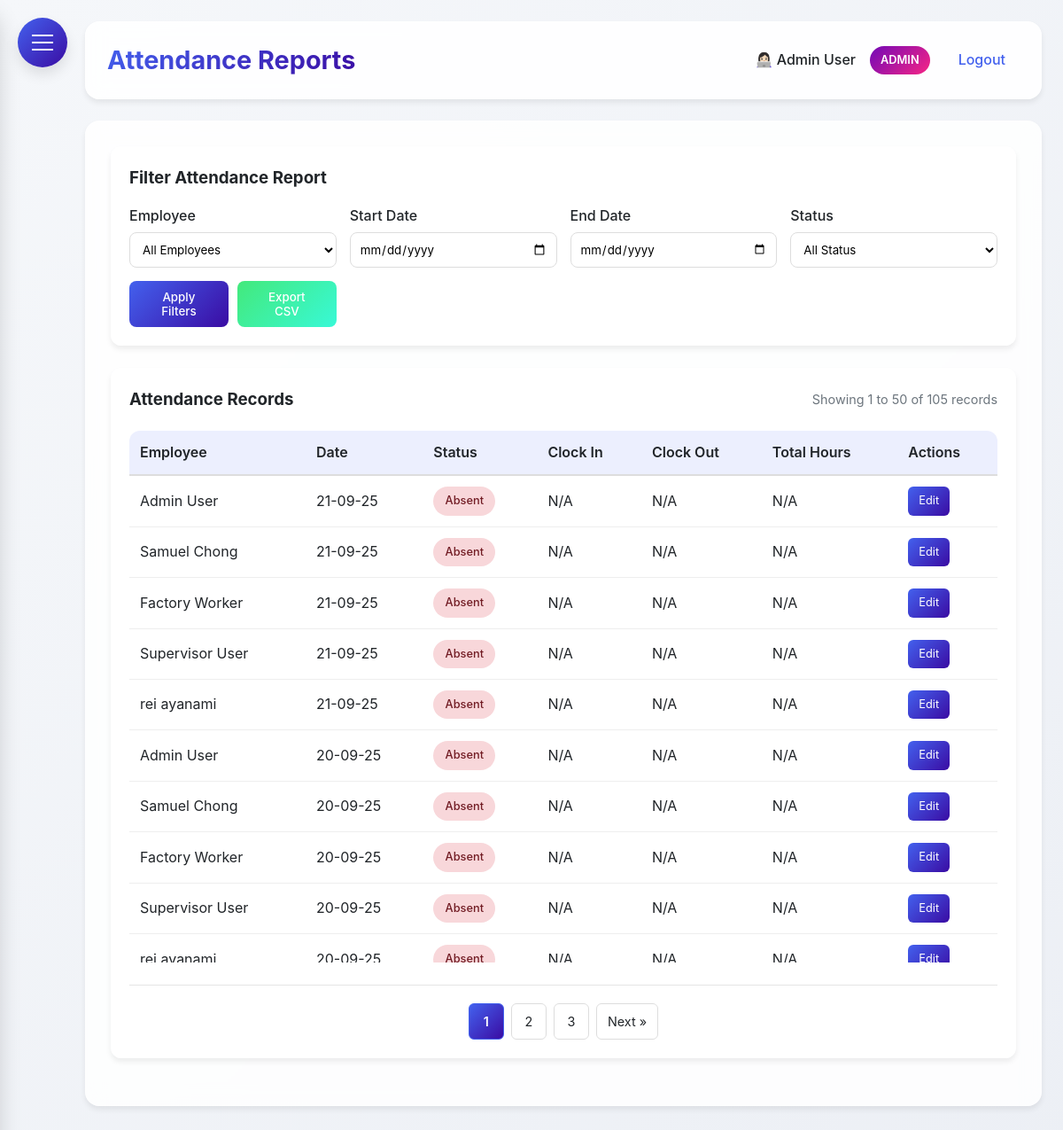
The app's page /reports (signed in), older data.
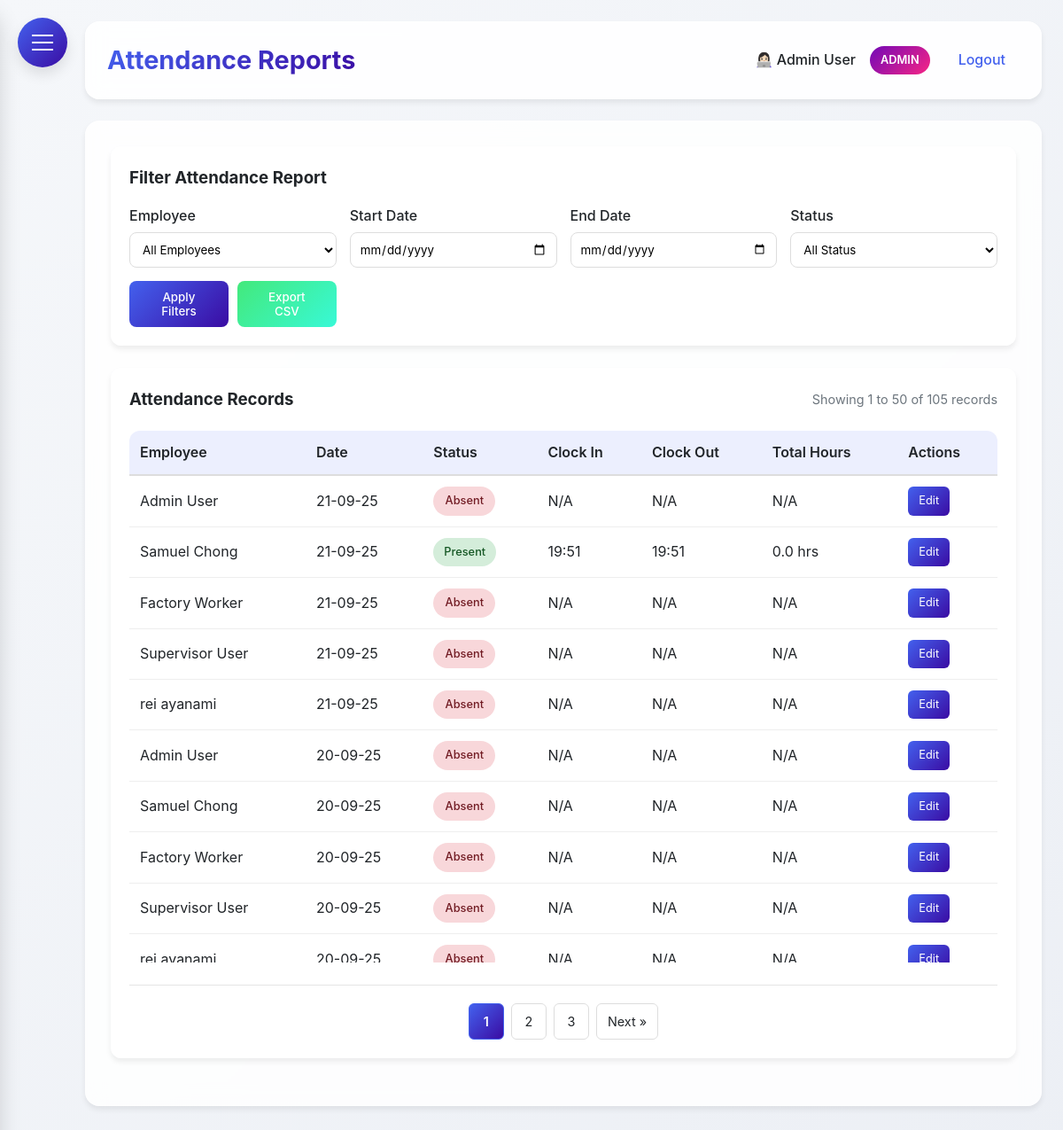
The same page, newer data.
### HerculesSystem.py (models this page shows, shortened)
class Employee(UserMixin, db.Model):
    id = db.Column(db.Integer, primary_key=True)
    username = db.Column(db.String(80), unique=True, nullable=False)
    password = db.Column(db.String(120), nullable=False)
    full_name = db.Column(db.String(120), nullable=False)
    email = db.Column(db.String(120), unique=True, nullable=False)
    nationality = db.Column(db.String(80), nullable=False)
    employee_id = db.Column(db.String(80), unique=True, nullable=False)
    hire_date = db.Column(db.Date)
    is_admin = db.Column(db.Boolean, default=False)
    user_type = db.Column(db.String(20), default='employee')
    last_clock_in = db.Column(db.DateTime)
    last_clock_out = db.Column(db.DateTime)
    last_lunch_start = db.Column(db.DateTime)
    last_lunch_end = db.Column(db.DateTime)
    leave_balances = db.relationship('LeaveBalance', back_populates='employee', lazy=True)

class TimeTracking(db.Model):
    __tablename__ = 'time_tracking'
    id = db.Column(db.Integer, primary_key=True)
    employee_id = db.Column(db.Integer, db.ForeignKey('employee.id'), nullable=False)
    action_type = db.Column(db.String(20), nullable=False)  #clock_in, clock_out, lunch_start, lunch_end
    timestamp = db.Column(db.DateTime, nullable=True)
    latitude = db.Column(db.Float, nullable=True)
    longitude = db.Column(db.Float, nullable=True)
    address = db.Column(db.String(200), nullable=True)
    status = db.Column(db.String(20), nullable=True)    # in/out office
    ip_address = db.Column(db.String(45), nullable=True)
    employee = db.relationship('Employee', backref=db.backref('time_entries', lazy=True))

### HerculesSystem.py (the view, shortened to what this page needs)
@app.route('/reports')
@login_required
def reports():
    if current_user.user_type not in ['admin', 'supervisor']:
        flash('You do not have permission to view reports.', 'danger')
        return redirect(url_for('dashboard'))
    if current_user.user_type == 'supervisor':
        employees = Employee.query.filter_by(supervisor_id=current_user.id).all()
    else:  # admin
        employees = Employee.query.all()
    employee_id = request.args.get('employee_id')
    start_date_str = request.args.get('start_date')
    end_date_str = request.args.get('end_date')
    status_filter = request.args.get('status')
    page = request.args.get('page', 1, type=int)
    per_page = 50  # Records per page
    start_date = None
    end_date = None
    if not start_date and not end_date:
        today = date.today()
        start_date = today.replace(day=1)
        end_date = today
    attendance_data = get_attendance_data(employee_id, start_date, end_date, status_filter, current_user)
    attendance_data.sort(key=lambda x: x['date'], reverse=True)
    total_records = len(attendance_data)
    total_pages = ceil(total_records / per_page) if total_records > 0 else 1
    start_idx = (page - 1) * per_page
    end_idx = start_idx + per_page
    paginated_records = attendance_data[start_idx:end_idx]
    start_date_form_value = start_date.strftime('%Y-%m-%d') if start_date else ''
    end_date_form_value = end_date.strftime('%Y-%m-%d') if end_date else ''
    return render_template('reports.html',
                         employees=employees,
                         attendance_records=paginated_records,
                         now=datetime.now(),
                         current_user=current_user,
                         page=page,
                         per_page=per_page,
                         total_records=total_records,
                         total_pages=total_pages,
                         start_date_value=start_date_form_value,
                         end_date_value=end_date_form_value)

### HerculesSystem.py (called while the page is built)
@app.after_request
def add_security_headers(response):
    response.headers['Permissions-Policy'] = 'geolocation=()'
    return response

@login_manager.user_loader
def load_user(user_id):
    return db.session.get(Employee, int(user_id))

@app.context_processor
def inject_now():
    return {'now': datetime.utcnow()}

@app.before_request
def before_request():
    if request.url.startswith('https://'):
        new_url = request.url.replace('https://', 'http://', 1)
        return redirect(new_url, code=301)

### templates/reports.html (shortened to what the changed rows need)
{% extends "base.html" %}
{% block content %}
<div class="dashboard-container">
    <div class="glass table-section">
        {% if attendance_records %}
        <div class="table-container">
            <table>
                <thead>
                    <tr>
                        <th>Employee</th>
                        <th>Date</th>
                        <th>Status</th>
                        <th>Clock In</th>
                        <th>Clock Out</th>
                        <th>Total Hours</th>
                        {% if current_user.user_type in ['admin', 'supervisor'] %}
                        <th>Actions</th>
                        {% endif %}
                    </tr>
                </thead>
                <tbody>
                    {% for record in attendance_records %}
                    <tr>
                        <td>{{ record.employee.full_name }}</td>
                        <td>{{ record.date.strftime('%d-%m-%y') }}</td>
                        <td>
                            <span class="status-badge status-{{ record.status }}">
                                {{ record.status.title() }}
                            </span>
                        </td>
                        <td>{{ record.clock_in.strftime('%H:%M') if record.clock_in else 'N/A' }}</td>
                        <td>{{ record.clock_out.strftime('%H:%M') if record.clock_out else 'N/A' }}</td>
                        <td>
                            {% if record.total_hours != 'N/A' %}
                                {{ record.total_hours }} hrs
                            {% else %}
                                {{ record.total_hours }}
                            {% endif %}
                        </td>
                        {% if current_user.user_type in ['admin', 'supervisor'] %}
                        <td>
                            <a href="{{ url_for('edit_attendance', employee_id=record.employee.id, date_str=record.date.strftime('%Y-%m-%d')) }}"
                               class="btn-edit">
                               Edit
                            </a>
                        </td>
                        {% endif %}
                    </tr>
                    {% endfor %}
                </tbody>
            </table>
        </div>
        {% else %}
        <div class="no-records">
            <p>No attendance records found for the selected filters.</p>
        </div>
        {% endif %}
    </div>
</div>
{% endblock %}

Row changes from the older to the newer data that the page shows:
added TimeTracking: clock_in "19:51"
added TimeTracking: clock_out "19:51"
Text that changed along with them:
new list line: "Samuel Chong"
new list line: "21-09-25 Present 0.0 hrs Edit"
list line gone: "Samuel Chong"
list line gone: "21-09-25 Absent N/A N/A N/A Edit"
